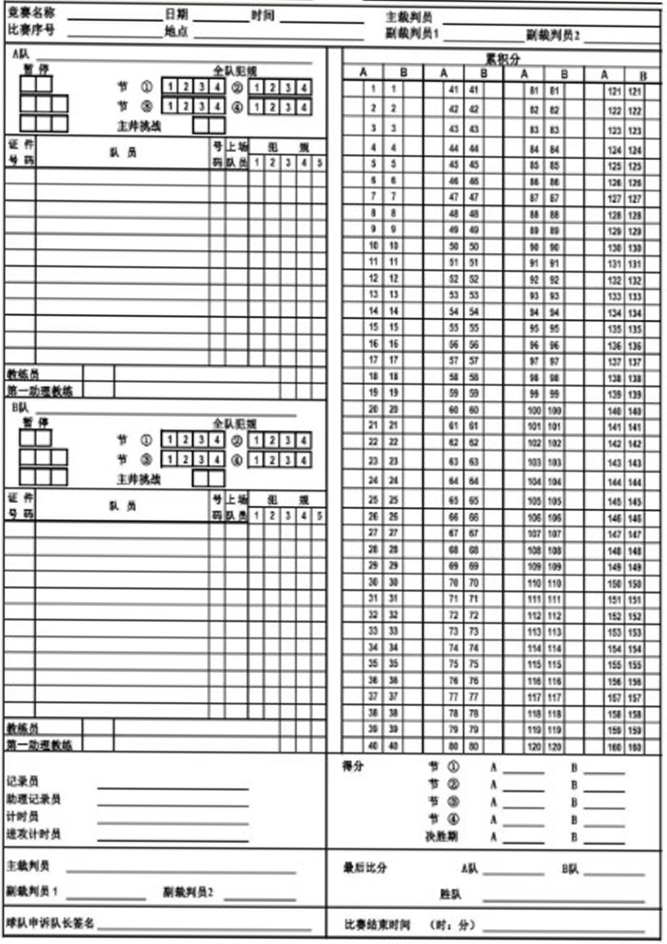
#> input picture server/fiba/blank.jpg, 2000 x 2830 px (shown at 1/3 size)
$ python -i fiba_sheet.py   (imports and definitions only)
#> lines starting #> are read from the running program, lines starting #| are printed output that depends on the picture; after the words box and inside, x2 and y2 are one past the last pixel; in counts of white or black regions, pixels touching at a corner belong together
#> further down, picture is the input picture: shape (2830, 2000, 3); mean B, G, R 213.8, 213.8, 213.8
"""FIBA 记录表切格工具。

extract <照片> <输出目录> [--corners x1,y1,x2,y2,x3,y3,x4,y4] [--read] [--tiles]
    拉正照片，直接在照片上找累积分区格线，切出写了字的号码格，结果 JSON 输出到 stdout。
    加 --read 时用 PaddleOCR 认每格的手写号码，每格给出几种裁法的识别文字和置信度。
    加 --tiles 时把每队的号码格拼成带编号的大图，给看图大模型认号码。
    设置 FIBA_DEBUG=1 时把每格笔迹量打到 stderr，并在输出目录画 grid.jpg。
"""

import json
import os
import sys

import cv2
import numpy as np

CANVAS_W = 2000
CANVAS_H = 2830
MARGIN = 0.03
ROWS = 40
BLOCKS = 4
SCORE_COLUMNS = BLOCKS * 4
INK_THRESHOLD = 0.02


class SheetError(Exception):
    # [4 lines left out: function __init__, not called in this run]


def emit(payload):
    sys.stdout.write(json.dumps(payload, ensure_ascii=False))
    sys.stdout.write("\n")


# [16 lines left out: functions read_image, order_corners, not called in this run]


def binary_ink(gray):
    return cv2.adaptiveThreshold(gray, 255, cv2.ADAPTIVE_THRESH_MEAN_C, cv2.THRESH_BINARY_INV, 31, 12)


def line_masks(binary, scale):
    height, width = binary.shape
    horizontal = cv2.morphologyEx(
        binary, cv2.MORPH_OPEN, cv2.getStructuringElement(cv2.MORPH_RECT, (max(10, width // scale), 1))
    )
    vertical = cv2.morphologyEx(
        binary, cv2.MORPH_OPEN, cv2.getStructuringElement(cv2.MORPH_RECT, (1, max(10, height // scale)))
    )
    return horizontal, vertical


def form_corner_candidates(image):
    """表格最外圈的框：横竖线叠加后面积最大的轮廓。
    斜着拍时竖线短而歪，一组参数容易漏线连不成框，所以换几组线长和加粗程度各找一次，交给切格结果挑。"""
    height, width = image.shape[:2]
#> height = 2830; width = 2000
    scale = min(1.0, 1600 / max(height, width))
#> scale = 0.565
    small = cv2.resize(image, None, fx=scale, fy=scale, interpolation=cv2.INTER_AREA) if scale < 1 else image
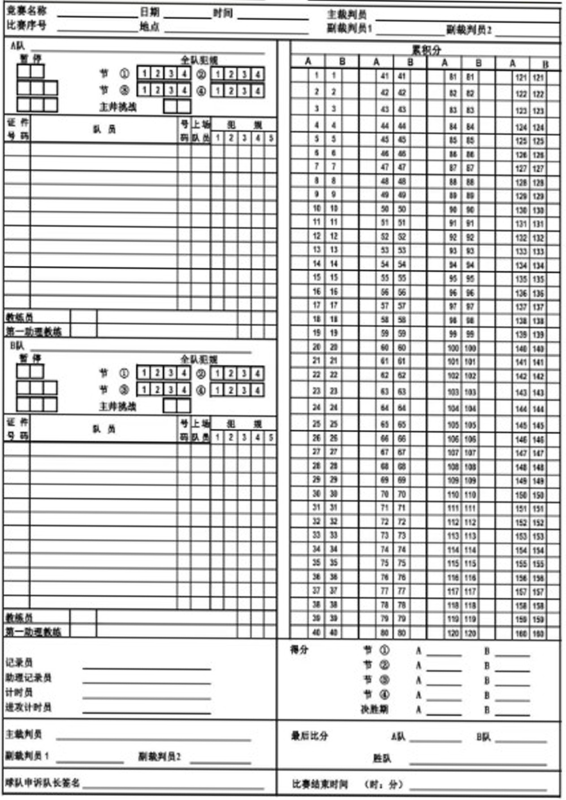
#> small: shape (1600, 1131, 3) (shown at 1/2 size); mean B, G, R 213.8, 213.8, 213.8
    gray = cv2.cvtColor(small, cv2.COLOR_BGR2GRAY)
    binary = binary_ink(gray)
#> in binary_ink, `return cv2.adaptiveThreshold(gray, 255, cv2.ADAPTIVE_THRESH_MEAN_C, cv..`:
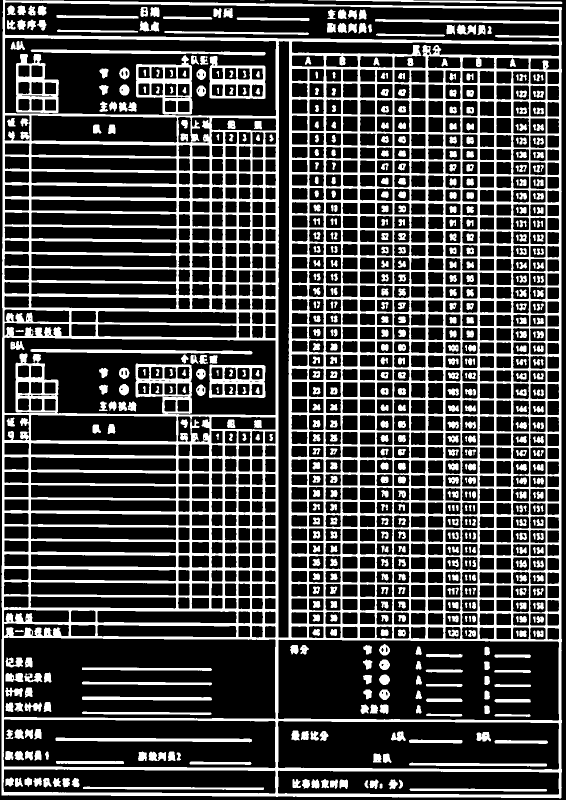
#> returned value: shape (1600, 1131) (shown at 1/2 size); 28.1% white; 677 white regions (2 under 20 px), largest, box (x1, y1, x2, y2) and area: (3, 0, 1124, 1597) 369099, (272, 110, 385, 229) 4427, (32, 108, 118, 226) 3991
    image_area = gray.shape[0] * gray.shape[1]
#> image_area = 1809600
    candidates = []
    for line_scale in (25, 50, 80):
        horizontal, vertical = line_masks(binary, line_scale)
        for thicken in (5, 11):
            grid = cv2.dilate(cv2.bitwise_or(horizontal, vertical), np.ones((thicken, thicken), np.uint8))
            contours, _ = cv2.findContours(grid, cv2.RETR_EXTERNAL, cv2.CHAIN_APPROX_SIMPLE)
            if not contours:
                continue
            contour = max(contours, key=cv2.contourArea)
            if not image_area * 0.15 <= cv2.contourArea(contour) <= image_area * 0.95:
                continue
            hull = cv2.convexHull(contour)
            approx = cv2.approxPolyDP(hull, 0.02 * cv2.arcLength(hull, True), True)
            if len(approx) != 4:
                approx = cv2.boxPoints(cv2.minAreaRect(hull)).reshape(-1, 1, 2)
            corners = order_corners(approx.reshape(4, 2) / scale)
            if not any(np.abs(corners - other).max() < 10 for other in candidates):
                candidates.append(corners)
#> this loop made 3 passes
#> pass 1, in line_masks, `horizontal = cv2.morphologyEx( binary, cv2.MORPH_OPEN, cv2.getStructur..`:
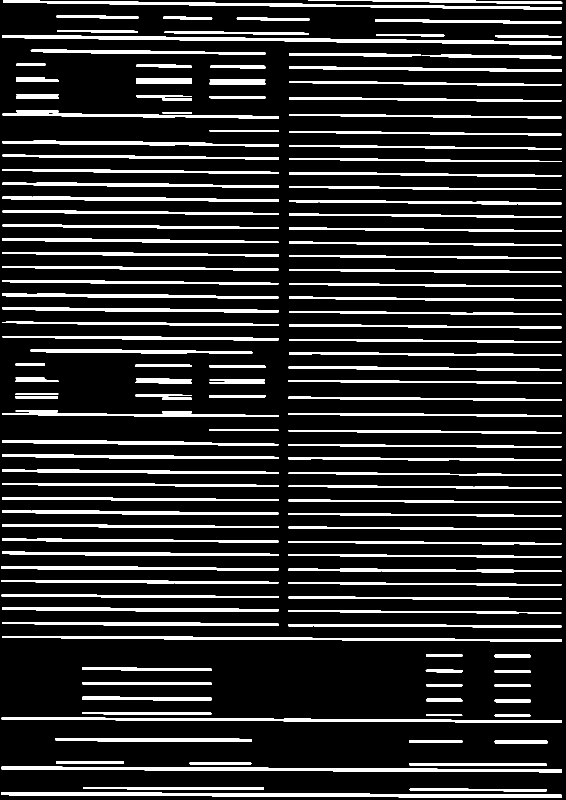
#> horizontal: shape (1600, 1131) (shown at 1/2 size); 14.6% white; 142 white regions, largest, box (x1, y1, x2, y2) and area: (3, 1584, 1123, 1596) 7390, (5, 70, 1124, 89) 7289, (3, 1533, 1124, 1545) 6880
#> pass 1, in line_masks, `vertical = cv2.morphologyEx( binary, cv2.MORPH_OPEN, cv2.getStructurin..`:
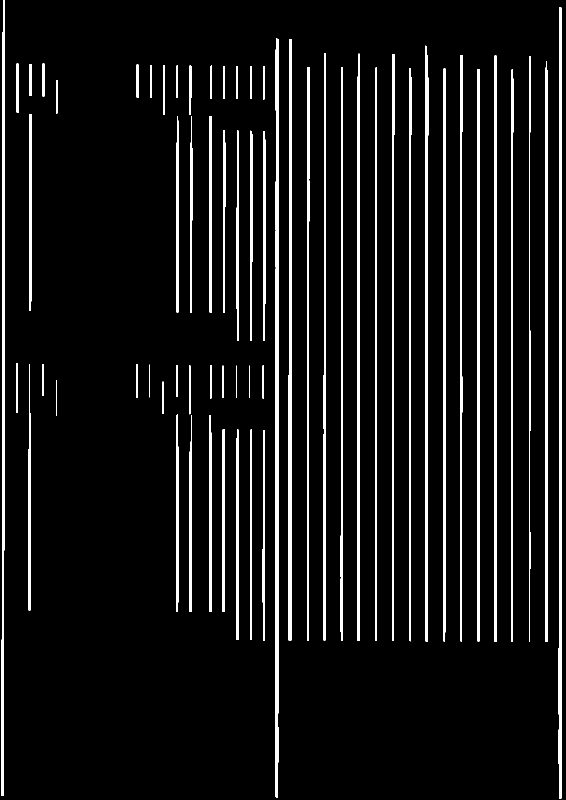
#> vertical: shape (1600, 1131) (shown at 1/2 size); 7.4% white; 63 white regions, largest, box (x1, y1, x2, y2) and area: (550, 77, 558, 1595) 9360, (1117, 15, 1123, 1598) 8116, (3, 0, 10, 1592) 7477
#> pass 2, in line_masks (call 2), `vertical = cv2.morphologyEx( binary, cv2.MORPH_OPEN, cv2.getStructurin..`:
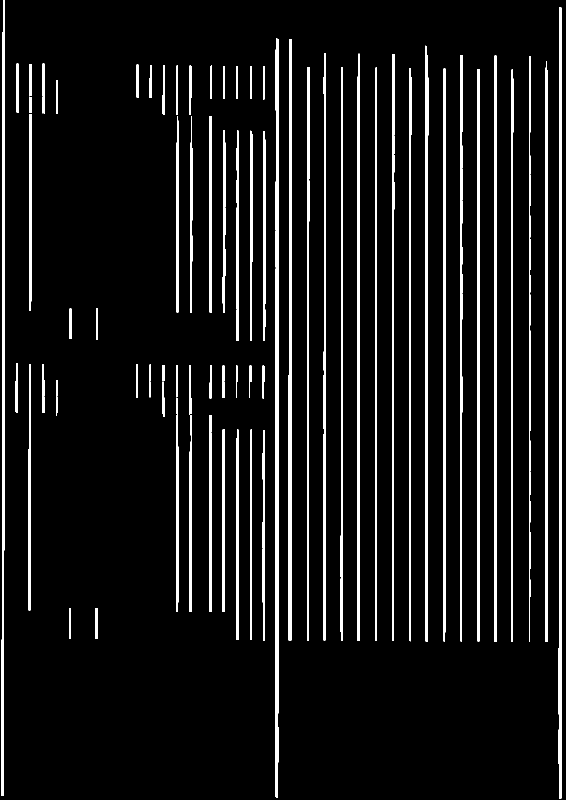
#> vertical: shape (1600, 1131) (shown at 1/2 size); 7.7% white; 73 white regions, largest, box (x1, y1, x2, y2) and area: (550, 77, 558, 1595) 9400, (1117, 15, 1123, 1598) 8116, (3, 0, 10, 1592) 7516
#> after the loop:
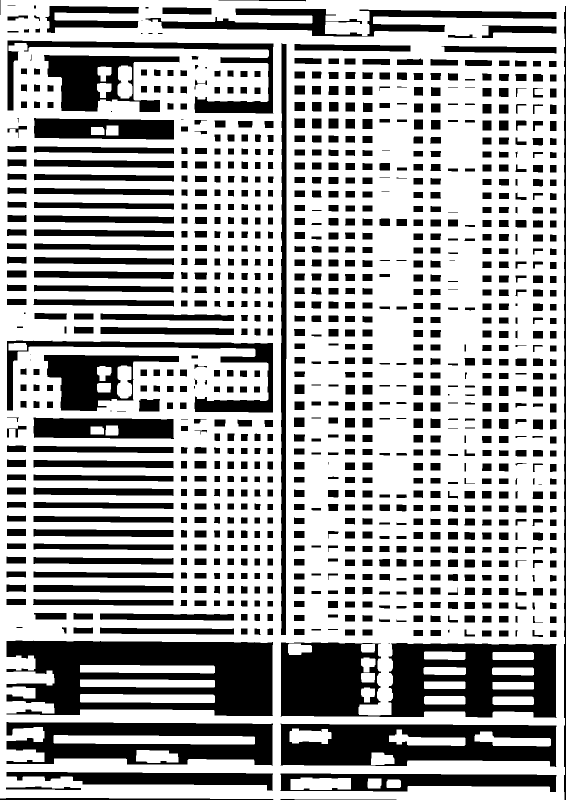
#> grid: shape (1600, 1131) (shown at 1/2 size); 66.4% white; 972 black regions (26 under 20 px), largest, box (x1, y1, x2, y2) and area: (561, 1285, 1113, 1436) 60445, (13, 1281, 546, 1432) 55772, (561, 1447, 1113, 1534) 34029
#> after the loop:
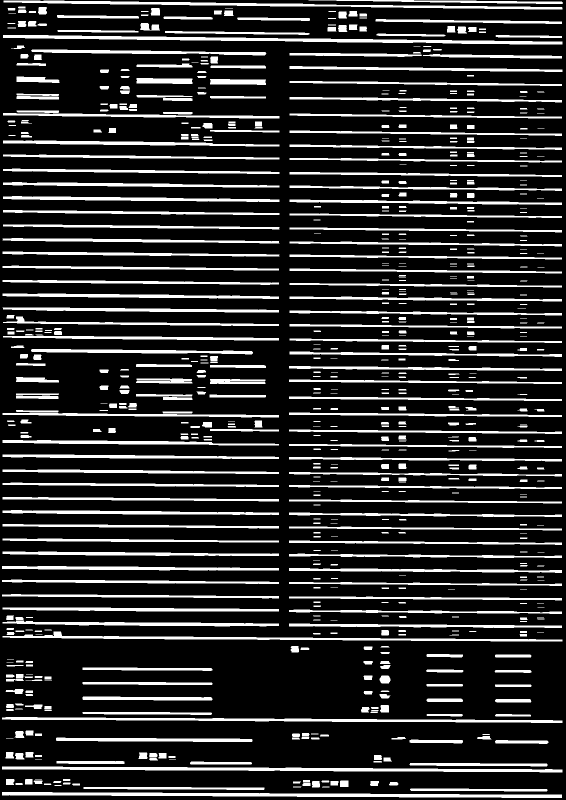
#> horizontal: shape (1600, 1131) (shown at 1/2 size); 17.2% white; 724 white regions (96 under 20 px), largest, box (x1, y1, x2, y2) and area: (4, 1584, 1124, 1596) 7424, (6, 70, 1125, 89) 7289, (4, 1533, 1125, 1545) 6927
#> after the loop, candidates = []
    return candidates


# [220 lines left out: functions warp, peaks, snap_columns, locate_columns, locate_rows, printed_rows and 6 more, not called in this run]


TILES_PER_SHEET = 24
TILE_COLUMNS = 6


# [131 lines left out: functions context_tile, write_tile_sheets, read_jerseys, extract, option, main, not called in this run]


# [2 lines not run here, left out]

>>> import cv2
>>> picture = cv2.imread('../server/fiba/blank.jpg')
>>> result = form_corner_candidates(picture)
#> result = []
